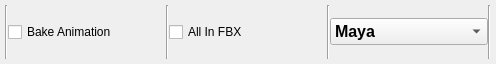
<?xml version="1.0" encoding="UTF-8"?>
<ui version="4.0">
 <class>FbxOptions</class>
 <widget class="QWidget" name="FbxOptions">
  <property name="geometry">
   <rect>
    <x>0</x>
    <y>0</y>
    <width>496</width>
    <height>64</height>
   </rect>
  </property>
  <property name="windowTitle">
   <string>Form</string>
  </property>
  <layout class="QGridLayout" name="gridLayout">
   <property name="leftMargin">
    <number>5</number>
   </property>
   <property name="topMargin">
    <number>5</number>
   </property>
   <property name="rightMargin">
    <number>5</number>
   </property>
   <property name="bottomMargin">
    <number>5</number>
   </property>
   <item row="0" column="0">
    <layout class="QVBoxLayout" name="LeeMassOptionLayout">
     <property name="spacing">
      <number>0</number>
     </property>
     <item>
      <layout class="QVBoxLayout" name="verticalLayout">
       <property name="spacing">
        <number>0</number>
       </property>
       <item>
        <layout class="QHBoxLayout" name="horizontalLayout">
         <property name="spacing">
          <number>0</number>
         </property>
         <item>
          <widget class="Line" name="line_9">
           <property name="orientation">
            <enum>Qt::Orientation::Vertical</enum>
           </property>
          </widget>
         </item>
         <item>
          <widget class="QCheckBox" name="checkBox">
           <property name="minimumSize">
            <size>
             <width>0</width>
             <height>0</height>
            </size>
           </property>
           <property name="text">
            <string>Bake Animation</string>
           </property>
          </widget>
         </item>
         <item>
          <widget class="Line" name="line_8">
           <property name="orientation">
            <enum>Qt::Orientation::Vertical</enum>
           </property>
          </widget>
         </item>
         <item>
          <widget class="QCheckBox" name="checkBox_2">
           <property name="text">
            <string>All In FBX</string>
           </property>
          </widget>
         </item>
         <item>
          <widget class="Line" name="line_11">
           <property name="orientation">
            <enum>Qt::Orientation::Vertical</enum>
           </property>
          </widget>
         </item>
         <item>
          <widget class="QComboBox" name="comboBox">
           <property name="font">
            <font>
             <pointsize>12</pointsize>
             <bold>true</bold>
            </font>
           </property>
           <item>
            <property name="text">
             <string>Maya</string>
            </property>
           </item>
           <item>
            <property name="text">
             <string>Blender</string>
            </property>
           </item>
           <item>
            <property name="text">
             <string>Maya &amp; Blender</string>
            </property>
           </item>
          </widget>
         </item>
         <item>
          <widget class="Line" name="line_10">
           <property name="orientation">
            <enum>Qt::Orientation::Vertical</enum>
           </property>
          </widget>
         </item>
        </layout>
       </item>
      </layout>
     </item>
    </layout>
   </item>
  </layout>
 </widget>
 <resources/>
 <connections/>
</ui>
